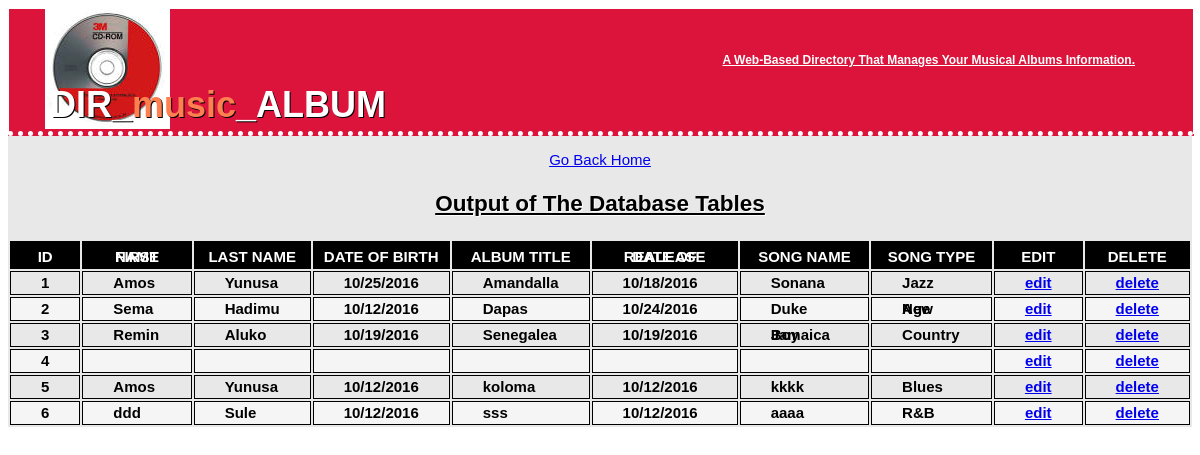
/dir_music/view.php, run on the app's committed database.
### tables this page shows
CREATE TABLE `artist_details` (
  `id` int(3) NOT NULL,
  `a_firstname` varchar(32) NOT NULL,
  `a_lastname` varchar(32) NOT NULL,
  `dob` text NOT NULL,
  `file` blob NOT NULL,
  `type` varchar(10) NOT NULL,
  `size` int(11) NOT NULL
);

CREATE TABLE `album_details` (
  `id` int(3) NOT NULL,
  `a_title` varchar(32) NOT NULL,
  `a_date_of_release` text NOT NULL
);

CREATE TABLE `song_details` (
  `id` int(3) NOT NULL,
  `song_name` varchar(32) NOT NULL,
  `song_type` varchar(32) NOT NULL
);

### dir_music/view.php (the view, shortened to what this page needs)
<?php
include_once('dbconfig.php');
?>
<!DOCTYPE html>
<html>
<head>
<link rel="stylesheet" type="text/css" href="dir_music.css">
</head>
<body>
<center>
<header>
  <div class="logo"> <img src="images/photo2.jpg" alt="image"></div>
  <h1> DIR_<span style="color:coral">music</span>_ALBUM</h1>
<h6> A Web-Based Directory That Manages Your Musical Albums Information.</h6>
</header>
<div id="container2">
<p><a href="index.php">Go Back Home</a></p>
 <h2> <p>Output of The Database Tables</p></h2>
<table>
 <thead>
<th>ID</th>
<th>FIRST NAME</th>
<th>LAST NAME</th>
<th>DATE OF BIRTH</th>
<th>ALBUM TITLE</th>
<th>DATE OF REALEASE</th>
<th>SONG NAME</th>
<th>SONG TYPE</th>
<th>EDIT</th> <th> DELETE</th>
</thead>
<?php
   $res = $MySQLiconn->query("SELECT A.id, A.a_firstname, A.a_lastname, A.dob, B.a_title, B.a_date_of_release, S.song_name, S.song_type
		 		FROM  artist_details A
				JOIN  album_details B
				JOIN  song_details S
				WHERE A.id = B.id
				AND B.id = S.id
				ORDER BY A.id, B.id");
while($row=$res->fetch_array())
{
 ?>
    <tr>
    <td class="field"><?php echo $row['id']; ?></td>
    <td class="field"><?php echo $row['a_firstname']; ?></td>
    <td class="field"><?php echo $row['a_lastname']; ?></td>
    <td class="field"><?php echo $row['dob']; ?></td>
    <td class="field"><?php echo $row['a_title']; ?></td>
    <td class="field"><?php echo $row['a_date_of_release']; ?></td>
    <td class="field"><?php echo $row['song_name']; ?></td>
    <td class="field"><?php echo $row['song_type']; ?></td>
    <td class="field"><a href="?edit=<?php echo $row['id']; ?>" onclick="return confirm('Are you sure you want to edit !'); " >edit</a></td>
    <td class="field"><a href="?del=<?php echo $row['id']; ?>" onclick="return confirm('Are you sure you want to delete !'); " >delete</a></td>
    </tr>
<?php
}
?>
</table>
</div>
</center>
</body>
</html>

### dir_music/dir_music.css (style rules this page uses)
body { background-color:white; font-family:arial, tohama, sans-serif; font-size: 15px; }
h1 { margin-left:; text-shadow:#000 1px 1px; position:absolute; left:50px; top:60px; }
h2 { text-decoration:underline; color:#000; text-shadow:1px 1px #fff; }
h6 { font-weight:bold; font-size:12px; text-decoration:underline; }
.logo { float:left; position:absolute; top:8px; left:45px; height:50px; width:50px; }
th { height:20px; }
h6 { color:#fff; text-align:right; position:absolute; top:25px; right:65px; }
header { width:100%; background-color:crimson; height:122px; text-align:left; color:#fff; font-size: larger; border:1px solid #fff; border-bottom:5px dotted #fff; }
form, table { line-height:0px; }
#container2 { height:auto; width:100%; background-color: #E8E8E8; float:left; }
td { border:1px solid black; border-spacing:0px; padding-left:30px; padding-right:30px; color:#000; font-weight:bold; height:1%; }
th { background-color: black; color: white; padding-left:10px; padding-right:10px; padding-top:5px; border:1px solid black; }
tr:nth-child(even) { background-color: whitesmoke; }
tr:nth-child(odd) { background-color:#e8e8e8; }
.field { width:auto; height:20px; }

### data on the page
artist_details: id "1", a_firstname "Amos", a_lastname "Yunusa", dob "10/25/2016", album_details.a_title "Amandalla", album_details.a_date_of_release "10/18/2016", song_details.song_name "Sonana", song_details.song_type "Jazz"
artist_details: id "2", a_firstname "Sema", a_lastname "Hadimu", dob "10/12/2016", album_details.a_title "Dapas", album_details.a_date_of_release "10/24/2016", song_details.song_name "Duke", song_details.song_type "New Age"
artist_details: id "3", a_firstname "Remin", a_lastname "Aluko", dob "10/19/2016", album_details.a_title "Senegalea", album_details.a_date_of_release "10/19/2016", song_details.song_name "Jamaica Boy", song_details.song_type "Country"
artist_details: id "4"
artist_details: id "5", a_firstname "Amos", a_lastname "Yunusa", dob "10/12/2016", album_details.a_title "koloma", album_details.a_date_of_release "10/12/2016", song_details.song_name "kkkk", song_details.song_type "Blues"
artist_details: id "6", a_firstname "ddd", a_lastname "Sule", dob "10/12/2016", album_details.a_title "sss", album_details.a_date_of_release "10/12/2016", song_details.song_name "aaaa", song_details.song_type "R&B"
